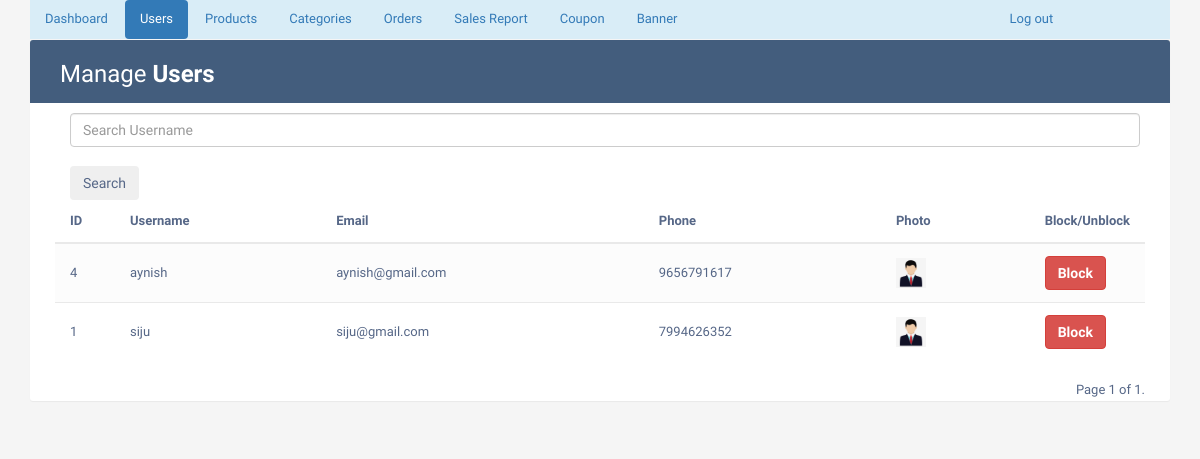
Page /adminuserlist/ (signed in) on the committed database.
### phase/models.py (models this page shows, shortened)
class UserDetail(models.Model):
    uname=models.CharField(unique=True, max_length=50)
    uemail=models.CharField(max_length=50)
    uphone=models.CharField(max_length=50, null=True)
    upassword=models.CharField(max_length=50)
    uactive=models.BooleanField(default=True)
    uimage = models.ImageField(upload_to='imagestore/', null=True, blank=True)
    uotp=models.IntegerField(null=True)

### phase/views.py (the view)
# urls.py: path('adminuserlist/', views.adminuserlist, name='adminuserlist'),
def adminuserlist(request):
    if 'username' in request.session:
        if 'search' in request.GET:
            search=request.GET['search']
            member=UserDetail.objects.filter(uname__icontains=search)
        else:
            member=UserDetail.objects.all().order_by('-id')
        paginator = Paginator(member, 5)
        page_number = request.GET.get('page')
        page_obj = paginator.get_page(page_number)
        return render(request,'adminuserlist.html',{'page_obj': page_obj})
    else:
        return render(request, 'adminlogin.html')

### Templates/adminuserlist.html (shortened to what this page needs)
{% extends "adminbase.html" %}
{% block active2 %} "active" {% endblock%}
{% block tablewrapper %}
                    <div class="col-sm-6">
						<h2>Manage <b>Users</b></h2>
					</div>
                    <div class="col-sm-6">
                      </div>
                    </div>
{% endblock %}
{% block tablecontent%}
                <form action="{% url 'adminuserlist' %}" class="d-flex offset-md-1 container m-auto" style="width:1100px">
                    <input class="form-control offset-md-1" type="search" placeholder="Search Username" name="search" aria-label="Search"><br>
                    <button class="btn btn-outline-secondary" type="submit">Search</button>
                </form>
                <table class="table table-striped table-hover">
                <thead>
                    <tr>
                        <th>ID</th>
                        <th>Username</th>
                        <th>Email</th>
                        <th>Phone</th>
                        <th>Photo</th>
                        <th>Block/Unblock</th>
                    </tr>
                </thead>
                <tbody>
                    {% for x in page_obj %}
                    <tr>
                        <td>{{ x.id }}</td>
                        <td>{{ x.uname }}</td>
                        <td>{{ x.uemail }}</td>
                        <td>{{ x.uphone }}</td>
                        <td><img src="{{ x.uimage.url }}" height="30px"></td>
						<td>
                            {% if x.uactive %}
                                <a href="{% url 'userblock' %}?uid={{x.id}}" class="btn btn-danger md-sm my-link3"><span style="color:white">Block</span></a>
                            {% else %}
                                <a href="{% url 'userblock' %}?uid={{x.id}}" class="btn btn-success md-sm my-link4"><span style="color:white">Unblock</span></a>
                            {% endif %}
                            </td>
                    </tr>
                    {% endfor %}
                </tbody>
                </table>
                                                <div class="pagination">
                                                    <span class="step-links">
                                                        <span class="current-page">
                                                            Page {{ page_obj.number }} of {{ page_obj.paginator.num_pages }}.
                                                        </span>
                                                    </span>
                                                </div>
{% endblock %}

### Templates/adminbase.html (style rules this page uses)
body { color: #566787; background: #f5f5f5; font-family: 'Varela Round', sans-serif; font-size: 13px; }
.table-title h2 { margin: 5px 0 0; font-size: 24px; }
table.table tr th, table.table tr td { border-color: #e9e9e9; padding: 12px 15px; vertical-align: middle; }
table.table tr th:first-child { width: 60px; }
table.table tr th:last-child { width: 100px; }
table.table-striped tbody tr:nth-of-type(odd) { background-color: #fcfcfc; }
table.table td a { font-weight: bold; color: #566787; display: inline-block; text-decoration: none; outline: none !important; }
.pagination { float: right; margin: 0 0 5px; }

### rows in the picture
UserDetail: id "4", uname "aynish", uemail "aynish@gmail.com", uphone "9656791617", uimage (picture)
UserDetail: id "1", uname "siju", uemail "siju@gmail.com", uphone "7994626352", uimage (picture)

### other values in the picture
{{ page_obj.number }} "1"
{{ page_obj.paginator.num_pages }} "1"
